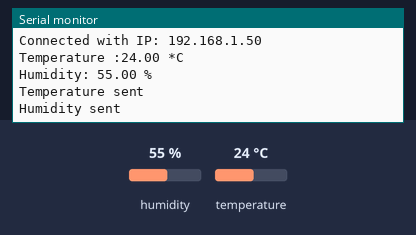
The sketch below on a simulated ESP8266 (NodeMCU). Parts: the last lines printed to the serial monitor. Inputs (shaded band) come from the test bench; at power-on: humidity 55 %, temperature 24 °C. WiFi joins after 1.5 s; servers stay silent unless stated.

Above: at 2.7 s.
2.8 s: humidity set to 22 %
At 2.96 s:
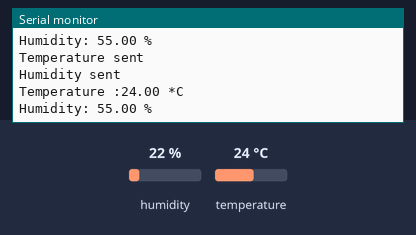
6.2 s: temperature set to 12 °C
At 7.05 s:
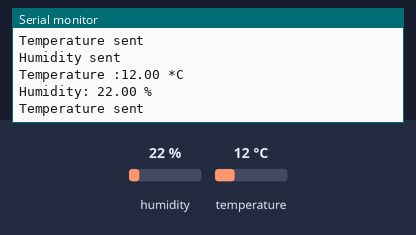
9.6 s: humidity set to 40 %
At 10.5 s:
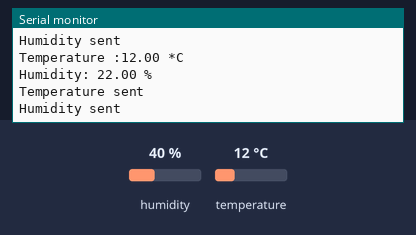
Timing chart, 0 to 12.6 s (numbered marks = the images above; inputs shaded):
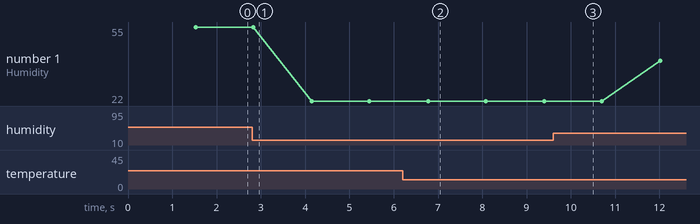

Measured:
- after the input at 6.2 s, the serial monitor: prints a new line after 0.57 s (image 2)
- plotted number 1: 55 → 22 after the input at 2.8 s, 22 → 40 after the input at 9.6 s

The sketch:

dht11.ino
```cpp
#include <FirebaseESP8266.h>
#include <ESP8266WiFi.h>
#include <DHT.h>

#define DHTPIN 5
#define DHTTYPE DHT11
DHT dht(DHTPIN, DHTTYPE);

#define FIREBASE_HOST "https://dht22-370b1-default-rtdb.firebaseio.com/"
#define FIREBASE_AUTH "DDh1wJOdgNYidNBEnulEeCpPEZ5rgHgDsSyyqzM7"
#define WIFI_SSID "SamrasingheWifi"
#define WIFI_PASSWORD "19570617"


FirebaseData firebaseData;

void setup() {

  Serial.begin(9600);

  dht.begin();


  WiFi.begin(WIFI_SSID, WIFI_PASSWORD);
  Serial.print("connecting");
  while (WiFi.status() != WL_CONNECTED) {
    Serial.print(".");
    delay(500);
  }
  Serial.println();
  Serial.print("Connected with IP: ");
  Serial.println(WiFi.localIP());
  Serial.println();

  Firebase.begin(FIREBASE_HOST, FIREBASE_AUTH);
}

void loop(){


  float t = dht.readTemperature();
  float h = dht.readHumidity();


  if (isnan(t) || isnan(h)) {
    Serial.println("Failed to read from DHT11 Sensor");
    return;
  }


  Serial.print("Temperature :");
  Serial.print(t);
  Serial.println(" *C");
  Serial.print("Humidity: ");
  Serial.print(h);
  Serial.println(" %");
  Serial.println();


  if (Firebase.setFloat(firebaseData, "/Result_Reading/temperature", t)){
      Serial.println("Temperature sent");
    } else{
      Serial.println("Undeliverable temperature");
      Serial.println("Error: " + firebaseData.errorReason());
    }

  if (Firebase.setFloat(firebaseData, "/Result_Reading/humidity", h)){
      Serial.println("Humidity sent");
      Serial.println();
    } else{
      Serial.println("Undeliverable humidity");
      Serial.println("Error: " + firebaseData.errorReason());
    }

  delay(1000);
}
```
